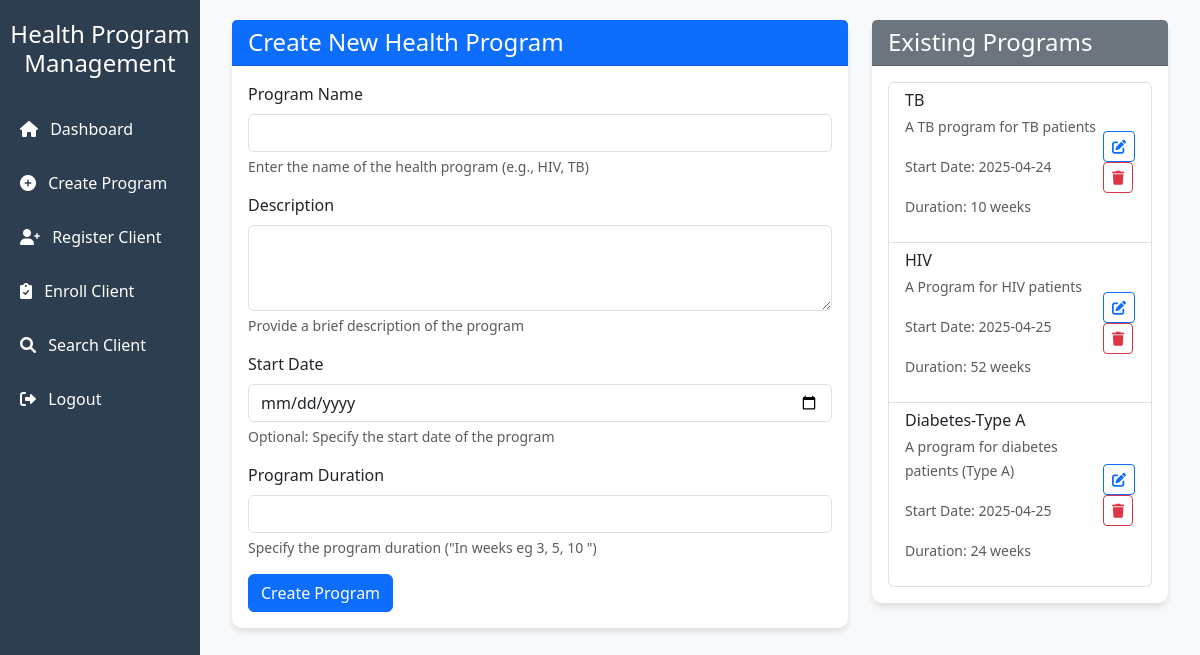
Page /create-program (signed in) on the committed database.
### app/model.py (models this page shows, shortened)
class Program(db.Model):
    __tablename__ = 'programs'
    id = db.Column(db.Integer, primary_key=True, autoincrement=True)
    name = db.Column(db.String(100), nullable=False)
    description = db.Column(db.Text)
    start_date = db.Column(db.Date, nullable=False)
    duration = db.Column(db.Integer, nullable=False)  # Duration in weeks
    enrollments = db.relationship(
        'Enrollment',
        back_populates='program',
        lazy=True
    )
    """
    # status for enrollment (Enrolled, Completed, Dropped)
        1 = name='Enrolled' , description='Enrolled in the program'
        2 = name='Completed' , description='Completed the program'
        3 = name='Dropped' , description='Dropped out of the program'

    # appointment notification (sent, is-read)
        4 = name='sent' , description='sent appointment'
        5 = name='is-read' , description='is-read appointment'

    # appointment status (Pending, Confirmed, Cancelled)
        6 = name='Pending' , description='Pending appointment's
        7 = name='Confirmed' , description='Confirmed appointment'
        8 = name='Cancelled' , description='Cancelled appointment'
    """

### app/routes.py (the view)
@main.route('/create-program')
@login_required # This ensures that the user is logged in before creating a program
def create_program():
    programs = Program.query.all() # Get all programs
    return render_template('create_program.html', programs=programs)

### app/__init__.py (called while the page is built)
@login_manager.user_loader
def load_user(user_id):
    return User.query.get(int(user_id))

### app/utils.py (called while the page is built)
def login_required(f):
    @wraps(f)
    def decorated_function(*args, **kwargs):
        if not current_user.is_authenticated:
            flash("You need to be logged in to access this page.", "warning")
            return redirect(url_for('main.login'))
        return f(*args, **kwargs)
    return decorated_function

### app/templates/create_program.html (shortened to what this page needs)
{% extends "base.html" %}
{% block content %}
<div class="container">
    <div class="row">
        <div class="col-md-8">
            <div class="card mb-4">
                <div class="card-header bg-primary text-white">
                    <h4 class="mb-0">Create New Health Program</h4>
                </div>
                <div class="card-body">
                    <form method="POST" action="{{ url_for('main.add_program') }}">
                        <div class="mb-3">
                            <label for="program_name" class="form-label">Program Name</label>
                            <input type="text" class="form-control" id="program_name" name="program_name" required>
                            <div class="form-text">Enter the name of the health program (e.g., HIV, TB)</div>
                        </div>
                        <div class="mb-3">
                            <label for="description" class="form-label">Description</label>
                            <textarea class="form-control" id="description" name="description" rows="3" required></textarea>
                            <div class="form-text">Provide a brief description of the program</div>
                        </div>
                        <div class="mb-3">
                            <label for="start_date" class="form-label">Start Date</label>
                            <input type="date" class="form-control" id="start_date" name="start_date" required>
                            <div class="form-text">Optional: Specify the start date of the program</div>
                        </div>
                        <div class="mb-3">
                            <label for="duration" class="form-label">Program Duration</label>
                            <input type="number" class="form-control" id="duration" name="duration" required min="1">
                            <div class="form-text">Specify the program duration ("In weeks eg 3, 5, 10 ")</div>
                        </div>
                        <button type="submit" class="btn btn-primary">Create Program</button>
                    </form>
                </div>
            </div>
        </div>
        <div class="col-md-4">
            <div class="card">
                <div class="card-header bg-secondary text-white">
                    <h4 class="mb-0">Existing Programs</h4>
                </div>
                <div class="card-body">
                    <div class="list-group">
                        {% for program in programs %}
                        <div class="list-group-item">
                            <div class="d-flex justify-content-between align-items-center">
                                <div>
                                    <h6 class="mb-1">{{ program.name }}</h6>
                                    <p><small class="text-muted">{{ program.description}}</small></p>
                                    <p><small class="text-muted">Start Date: {{ program.start_date }}</small></p>
                                    <p><small class="text-muted">Duration: {{ program.duration }} weeks</small></p>
                                </div>
                                <div>
                                    <a href="{{ url_for('main.edit_program', program_id=program.id) }}" class="btn btn-sm btn-outline-primary">
                                        <i class="fas fa-edit"></i>
                                    </a>
                                    <form action="{{ url_for('main.delete_program', program_id=program.id) }}" method="POST" onsubmit="return confirm('Are you sure you want to delete this program?')">
                                        <button type="submit" class="btn btn-sm btn-outline-danger">
                                            <i class="fas fa-trash"></i>
                                        </button>
                                    </form>
                                </div>
                            </div>
                        </div>
                        {% else %}
                        <div class="text-center text-muted">
                            No programs created yet
                        </div>
                        {% endfor %}
                    </div>
                </div>
            </div>
        </div>
    </div>
</div>
{% endblock %}

### app/templates/base.html (style rules this page uses)
:root { --primary-color: #2c3e50; --secondary-color: #3498db; --accent-color: #e74c3c; --light-bg: #f8f9fa; }
body { font-family: 'Segoe UI', Tahoma, Geneva, Verdana, sans-serif; background-color: var(--light-bg); }
.card { border: none; border-radius: 10px; box-shadow: 0 4px 6px rgba(0, 0, 0, 0.1); transition: transform 0.3s; }

### rows in the picture
Program: name "TB", description "A TB program for TB patients", start_date "2025-04-24", duration "10"
Program: name "HIV", description "A Program for HIV patients", start_date "2025-04-25", duration "52"
Program: name "Diabetes-Type A", description "A program for diabetes patients (Type A)", start_date "2025-04-25", duration "24"
